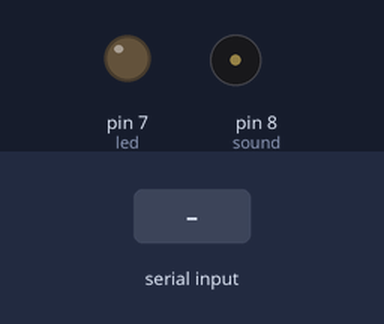
This sketch was run on a simulated Arduino Uno, built with avr-gcc and run on an emulated ATmega328P. Parts: output pins drawn as LEDs (lit = HIGH), buzzer (waves = sounding). The inputs (shaded band) are chosen by the test bench. What the sketch prints to the serial monitor is not drawn.

Above: at 1.2 s.
1.3 s: "1" received over Serial
2.8 s: "2" received over Serial
At 2.93 s:
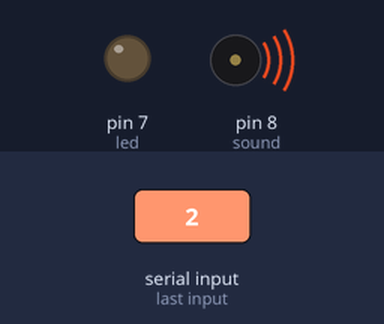
Timing chart, 0 to 5.8 s (numbered marks = the images above; inputs shaded):
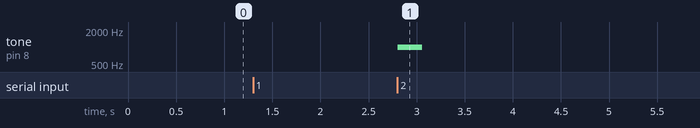

The sketch:

led_and_buzzer.ino
```cpp
int led = 7;                                    // LED connected to pin 13
int sound = 8;                                // piezo buzzer connected to pin 8

void setup()
{
   pinMode(led, OUTPUT);               // sets the LED as output
   pinMode(sound, OUTPUT);
   Serial.begin(9600);
     //Serial.println("Looping");
       // sets the buzzer alarm as output
}

void loop()                                         // run the program continuously
{
   digitalWrite(led, LOW);
   char command = Serial.read();
   Serial.println(command);
   if(command == '1')
   {
     digitalWrite(led, HIGH);
     //delay(1000);
    }

   else if(command == '2')
   {
    digitalWrite(led, LOW);
    tone(sound, 1000, 250);              // play a tone with 1000 Hz for 250 ms
    delay(1000);
   }

}
```

Measured:
- after the input at 2.8 s, tone on pin 8 (sound): silent → 1000 Hz at once, → silent 0.25 s later
